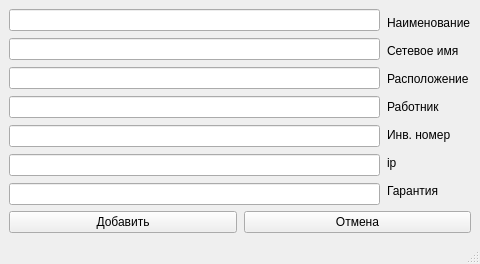
<?xml version="1.0" encoding="UTF-8"?>
<ui version="4.0">
 <class>MainWindow</class>
 <widget class="QMainWindow" name="MainWindow">
  <property name="geometry">
   <rect>
    <x>0</x>
    <y>0</y>
    <width>480</width>
    <height>249</height>
   </rect>
  </property>
  <property name="windowTitle">
   <string>Добавить</string>
  </property>
  <widget class="QWidget" name="centralwidget">
   <layout class="QVBoxLayout" name="verticalLayout_3">
    <item>
     <layout class="QHBoxLayout" name="horizontalLayout_2">
      <property name="spacing">
       <number>7</number>
      </property>
      <property name="sizeConstraint">
       <enum>QLayout::SetFixedSize</enum>
      </property>
      <property name="leftMargin">
       <number>0</number>
      </property>
      <item>
       <layout class="QVBoxLayout" name="verticalLayout">
        <item>
         <widget class="QLineEdit" name="type_edt"/>
        </item>
        <item>
         <widget class="QLineEdit" name="name_edt"/>
        </item>
        <item>
         <widget class="QLineEdit" name="location_edt"/>
        </item>
        <item>
         <widget class="QLineEdit" name="work_edt"/>
        </item>
        <item>
         <widget class="QLineEdit" name="inventory_edt"/>
        </item>
        <item>
         <widget class="QLineEdit" name="ip_edt"/>
        </item>
        <item>
         <widget class="QLineEdit" name="warranty_edt"/>
        </item>
       </layout>
      </item>
      <item>
       <layout class="QVBoxLayout" name="verticalLayout_2">
        <property name="topMargin">
         <number>0</number>
        </property>
        <property name="bottomMargin">
         <number>0</number>
        </property>
        <item>
         <widget class="QLabel" name="label">
          <property name="sizePolicy">
           <sizepolicy hsizetype="Maximum" vsizetype="Fixed">
            <horstretch>0</horstretch>
            <verstretch>0</verstretch>
           </sizepolicy>
          </property>
          <property name="minimumSize">
           <size>
            <width>0</width>
            <height>0</height>
           </size>
          </property>
          <property name="maximumSize">
           <size>
            <width>16777215</width>
            <height>16777215</height>
           </size>
          </property>
          <property name="baseSize">
           <size>
            <width>-1</width>
            <height>0</height>
           </size>
          </property>
          <property name="text">
           <string>Наименование</string>
          </property>
         </widget>
        </item>
        <item>
         <widget class="QLabel" name="label_7">
          <property name="sizePolicy">
           <sizepolicy hsizetype="Preferred" vsizetype="Fixed">
            <horstretch>0</horstretch>
            <verstretch>0</verstretch>
           </sizepolicy>
          </property>
          <property name="text">
           <string>Сетевое имя</string>
          </property>
         </widget>
        </item>
        <item>
         <widget class="QLabel" name="label_6">
          <property name="sizePolicy">
           <sizepolicy hsizetype="Preferred" vsizetype="Fixed">
            <horstretch>0</horstretch>
            <verstretch>0</verstretch>
           </sizepolicy>
          </property>
          <property name="text">
           <string>Расположение</string>
          </property>
         </widget>
        </item>
        <item>
         <widget class="QLabel" name="label_3">
          <property name="sizePolicy">
           <sizepolicy hsizetype="Preferred" vsizetype="Fixed">
            <horstretch>0</horstretch>
            <verstretch>0</verstretch>
           </sizepolicy>
          </property>
          <property name="text">
           <string>Работник</string>
          </property>
         </widget>
        </item>
        <item>
         <widget class="QLabel" name="label_2">
          <property name="sizePolicy">
           <sizepolicy hsizetype="Preferred" vsizetype="Fixed">
            <horstretch>0</horstretch>
            <verstretch>0</verstretch>
           </sizepolicy>
          </property>
          <property name="text">
           <string>Инв. номер</string>
          </property>
         </widget>
        </item>
        <item>
         <widget class="QLabel" name="label_4">
          <property name="sizePolicy">
           <sizepolicy hsizetype="Preferred" vsizetype="Fixed">
            <horstretch>0</horstretch>
            <verstretch>0</verstretch>
           </sizepolicy>
          </property>
          <property name="text">
           <string>ip</string>
          </property>
         </widget>
        </item>
        <item>
         <widget class="QLabel" name="label_8">
          <property name="sizePolicy">
           <sizepolicy hsizetype="Preferred" vsizetype="Fixed">
            <horstretch>0</horstretch>
            <verstretch>0</verstretch>
           </sizepolicy>
          </property>
          <property name="text">
           <string>Гарантия</string>
          </property>
         </widget>
        </item>
       </layout>
      </item>
     </layout>
    </item>
    <item>
     <layout class="QHBoxLayout" name="horizontalLayout">
      <property name="spacing">
       <number>7</number>
      </property>
      <property name="sizeConstraint">
       <enum>QLayout::SetMinimumSize</enum>
      </property>
      <property name="topMargin">
       <number>0</number>
      </property>
      <item>
       <widget class="QPushButton" name="pushButton">
        <property name="text">
         <string>Добавить</string>
        </property>
       </widget>
      </item>
      <item>
       <widget class="QPushButton" name="pushButton_2">
        <property name="text">
         <string>Отмена</string>
        </property>
       </widget>
      </item>
     </layout>
    </item>
   </layout>
  </widget>
  <widget class="QStatusBar" name="statusbar"/>
 </widget>
 <resources/>
 <connections/>
</ui>
